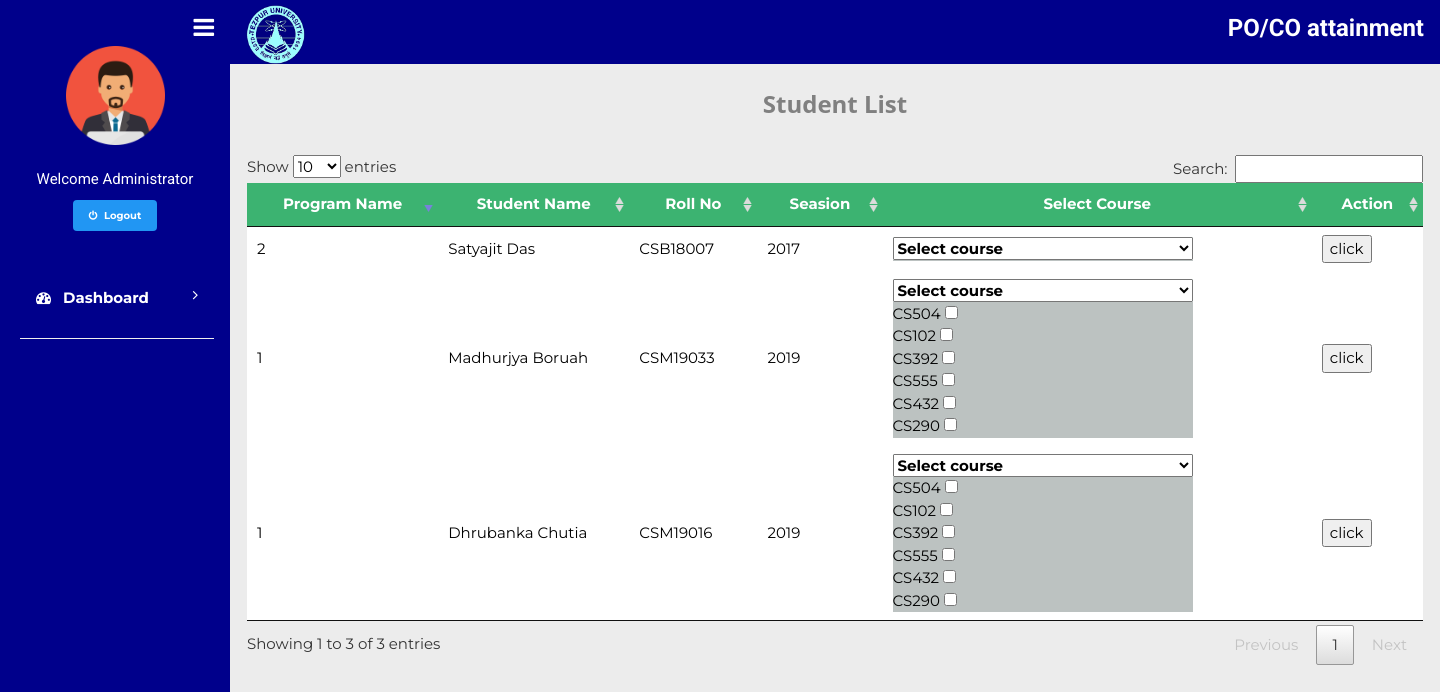
Page /course_allot.php (signed in) on the committed database.
### tables this page shows
CREATE TABLE IF NOT EXISTS `students` (
  `id` int(11) NOT NULL AUTO_INCREMENT,
  `program_id` int(11) NOT NULL,
  `user_id` int(11) NOT NULL,
  `student_name` varchar(50) NOT NULL,
  `roll` varchar(50) NOT NULL,
  `fathername` varchar(50) NOT NULL,
  `mothername` varchar(50) NOT NULL,
  `dob` date DEFAULT NULL,
  `gender` varchar(50) NOT NULL,
  `program_name` varchar(50) NOT NULL,
  `startyear` varchar(50) DEFAULT NULL,
  `endyear` varchar(50) DEFAULT NULL,
  `saddress` varchar(50) NOT NULL,
  `city` varchar(50) NOT NULL,
  `sstate` varchar(50) NOT NULL,
  `pincode` varchar(50) NOT NULL,
  `country` varchar(50) NOT NULL,
  `mobile` varchar(11) NOT NULL,
  PRIMARY KEY (`id`),
  KEY `fk` (`user_id`),
  KEY `st_fk` (`program_id`)
);

CREATE TABLE IF NOT EXISTS `course` (
  `course_id` int(11) NOT NULL AUTO_INCREMENT,
  `program_id` int(11) NOT NULL,
  `course_name` varchar(50) NOT NULL,
  `course_code` varchar(50) NOT NULL,
  PRIMARY KEY (`course_id`),
  KEY `p_fk` (`program_id`)
);

### course_allot.php (the view, shortened to what this page needs)
<!doctype html>
<html>
<head>
<link href="css/styles.css" type="text/css" rel="stylesheet">
 <link href="css/button.css" type="text/css" rel="stylesheet">
<link rel="stylesheet" href="https://cdnjs.cloudflare.com/ajax/libs/font-awesome/4.7.0/css/font-awesome.min.css">
<link href="../../css/w3.`css" type="text/css" rel="stylesheet">
<link rel="stylesheet" href="https://cdnjs.cloudflare.com/ajax/libs/font-awesome/4.7.0/css/font-awesome.min.css">
<link rel="stylesheet" type="text/css" href="DataTables/datatables.min.css"/>
</head>
<body style="background-color:#ECECEC">
<?php include "admin-sidebar.php"; ?>
	<div id="main" style="margin-left:230px;">
	<div class="container w3-card-4" style="background-color:darkblue">
	<div class="center-align " style="">
		<span style="background: darkblue;"><b><img src="images/logo.png" style="width: 5%; padding-top:5px"> <h3 style="font-family:roboto; color:white ; float: right;"> <b>PO/CO attainment</b></h3></b></span>
	</div>
	</div>
	<div class="" style="width:100%; margin:10px auto;"><div class="w3-container w3-margin-bottom" >
	<div class=" w3-padding">
	<center><div class="" style="width:1200px; height:600px; margin-top:1%; overflow:scroll;">
	<h3 style="color:grey; font-weight:bold">Student List</h3><br>
	<div class="" style="width:98%;" >
	<table id="myTable" class="w3-table-all">
	<thead>
	<tr style="background-color: mediumseagreen; color:white;">
	<th>Program Name</th>
	<th>Student Name</th>
	<th>Roll No</th>
	<th>Seasion</th>
	<th>Select Course</th>
	<th>Action</th>
	</tr>
	</thead>
<?php
include ("db/db_connection.php");
$sql="select * from students";
$result=mysqli_query($conn,$sql);
while($row=mysqli_fetch_array($result))
{
?>
<tr>
<form method="post" action="course_allot_back.php">
<td><?php echo $row["program_id"]; ?></td>
<td><?php echo $row["student_name"]; ?></td>
<td><?php echo $row["roll"]; ?></td>
<td><?php echo $row["startyear"]; ?></td>
<td>
<div class="multipleSelection">
	<div class="selectBox"
		onclick="showCheckboxes()">
		<select>
			<option>Select course</option>
		</select>
		<div class="overSelect"></div>
	</div>
	<div id="checkBox">
			<?php
			    $pid =  $row["program_id"];
				$sql ="SELECT * FROM course where program_id='$pid'";
				$res = mysqli_query($conn,$sql);
				$res = $res->fetch_all();
				  foreach($res as $key =>  $value){?>
		 <?php echo $value[3];?> <input type="checkbox" name="cid[]" value="<?php echo $value[0];?>"> <br>
	    <?php } ?>
		</div>
</div>
</td>
<td><input type="submit" name="submit" value="click"></td>
</form>
</tr>
<?php
   }
   ?>
</table>
</div>
</div>
  </div>
      </div>
</html>

### admin-sidebar.php (shortened to what this page needs)
<div id="sb" class="sidebar w3-card-4" style="width:230px; background-color:darkblue; color: white;">
	<div class="display-topright">
        <a onclick="hidesb();" class="btn hover-green" style="padding-top:15px; padding-bottom:15px; color:white"><i class="fa fa-bars xlarge" aria-hidden="true"></i></a>
    </div>
	<div class="container center padding-16 ">
    	<img src="/images/admin-png-4.png" class="" style="width:50%; margin-top:30px"><br><br>
    	<span style="font-family:roboto; color:white">Welcome Administrator</span>
        <a href="logic/logout.php" class="btn blue round-medium text-white tiny hover-green" style="text-decoration:none; margin-top:10px;"><i class="fa fa-power-off" style="margin-right:4px"></i> <b> Logout</b></a><br>
    </div>
    <div class="container" style="padding-top:32px; padding-left:20px;">
    	<div class="bar-block" style="color:white; font-size: 15px; font-weight: bold;">
        	<a href="../../dashboard.php" class="bar-item button"><i class="fa fa-dashboard icos"></i>Dashboard<i class="fa fa-angle-right right"></i></a>
            <hr>
        </div>
    </div>
</div>

### css/styles.css (style rules this page uses)
*,*:before,*:after { box-sizing:inherit }
html { -ms-text-size-adjust:100%;-webkit-text-size-adjust:100% }
body { margin:0 }
a { background-color:transparent;-webkit-text-decoration-skip:objects }
img { border-style:none }
hr { box-sizing:content-box;height:0;overflow:visible }
button,input,select,textarea { font:inherit;margin:0 }
button,input { overflow:visible }
button,select { text-transform:none }
button,html [type=button],[type=reset],[type=submit] { -webkit-appearance:button }
[type=checkbox],[type=radio] { padding:0 }
html,body { font-family:Verdana,sans-serif;font-size:15px;line-height:1.5 }
html { overflow-x:hidden }
h3 { font-size:24px }
h1,h2,h3,h4,h5,h6 { font-family:"Segoe UI",Arial,sans-serif;font-weight:400;margin:10px 0 }
hr { border:0;border-top:1px solid #eee;margin:20px 0 }
img { vertical-align:middle }
a { color:inherit }
.btn,.button { border:none;display:inline-block;padding:8px 16px;vertical-align:middle;overflow:hidden;text-decoration:none;color:inherit;background-color:inherit;text-align:center;cursor:pointer;white-space:nowrap }
.btn,.button { -webkit-touch-callout:none;-webkit-user-select:none;-khtml-user-select:none;-moz-user-select:none;-ms-user-select:none;user-select:none }
.sidebar { height:100%;width:200px;background-color:#fff;position:fixed!important;z-index:1;overflow:auto }
.main,#main { transition:margin-left .4s }
.bar-block .bar-item { width:100%;display:block;padding:8px 16px;text-align:left;border:none;white-space:normal;float:none;outline:0 }
.container:after,.container:before,.panel:after,.panel:before,.row:after,.row:before,.row-padding:after,.row-padding:before, .cell-row:before,.cell-row:after,.clear:after,.clear:before,.bar:before,.bar:after { content:"";display:table;clear:both }
.display-topright { position:absolute;right:0;top:0 }
.round,.round-medium { border-radius:4px }
.container,.panel { padding:0.01em 16px }
.tiny { font-size:10px!important }
.xlarge { font-size:24px!important }
.center { text-align:center!important }
.padding-16 { padding-top:16px!important;padding-bottom:16px!important }
.right { float:right!important }
.blue,.hover-blue:hover { color:#fff!important;background-color:#2196F3!important }
.text-white,.hover-text-white:hover { color:#fff!important }

### css/button.css (style rules this page uses)
* { -webkit-box-sizing: border-box; -moz-box-sizing: border-box; box-sizing: border-box; }

### course_allot.php (style rules this page uses)
body { font-family: 'Montserrat', sans-serif; }
.multipleSelection { width: 300px; background-color: #BCC2C1; }
.selectBox { position: relative; }
.selectBox select { width: 100%; font-weight: bold; }
.overSelect { position: absolute; left: 0; right: 0; top: 0; bottom: 0; }

### admin-sidebar.php (style rules this page uses)
.icos { padding-right:12px; }

### rows in the picture
students: program "1", student_name "Madhurjya Boruah", roll "CSM19033", startyear "2019"
course: course_code "CS504"
course: course_code "CS102"
course: course_code "CS392"
course: course_code "CS555"
course: course_code "CS432"
course: course_code "CS290"
students: program "1", student_name "Dhrubanka Chutia", roll "CSM19016", startyear "2019"
students: program "2", student_name "Satyajit Das", roll "CSB18007", startyear "2017"
